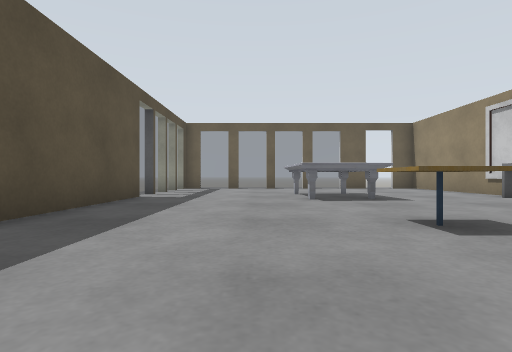
View 1 (above)

12 first-person views from a walk through a world built for the Gazebo simulator. The camera is 0.5 m above the floor, looks level and sees 80° across. Floor lines are 1 m apart. The floor is counted in squares, 1 m on a side. Each view is taken from the middle of a square. On the plan, view 1 faces up. The plan holds only what a view shows up to about 9 squares ahead; the rest is blank. Some surface patterns are stand-ins.

View 2
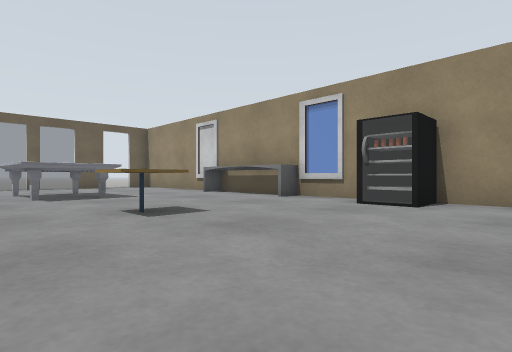

View 3
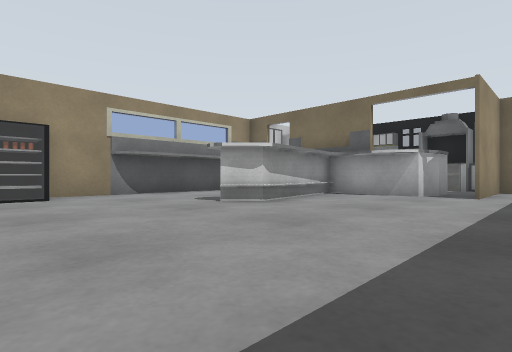

View 4
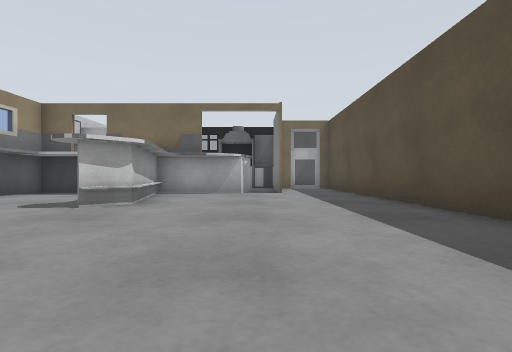

View 5
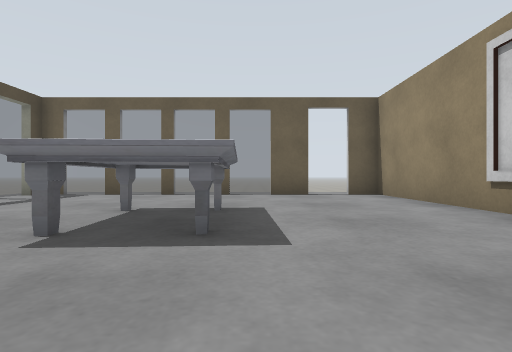

View 6
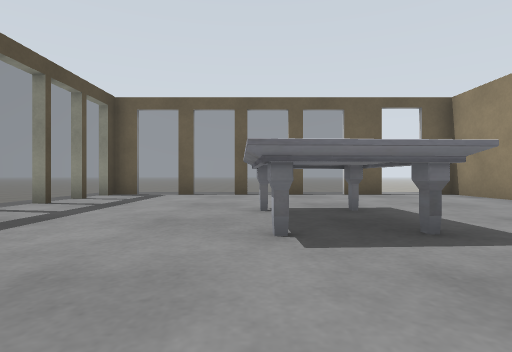

View 7
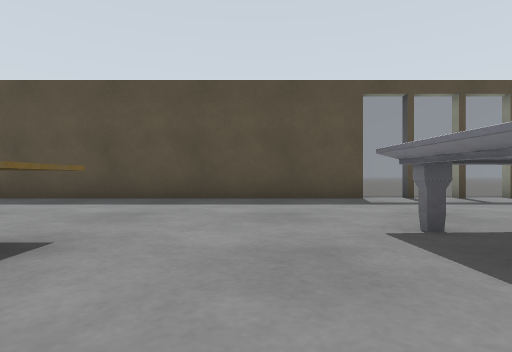

View 8
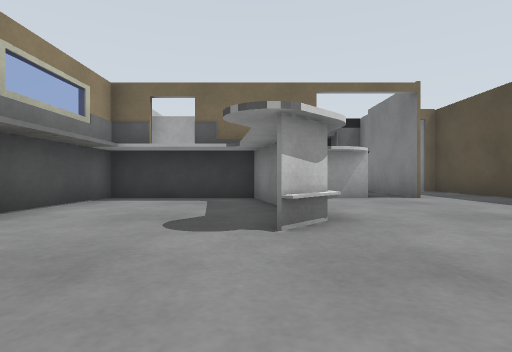

View 9
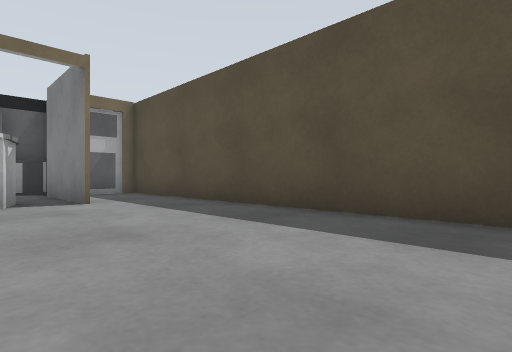

View 10
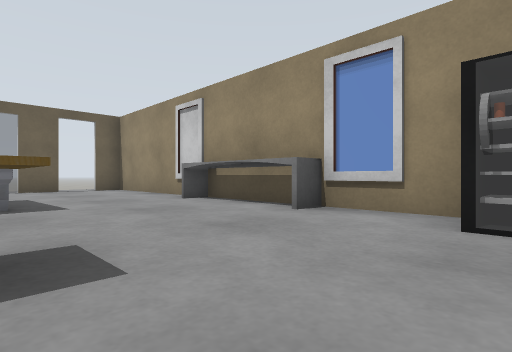

View 11
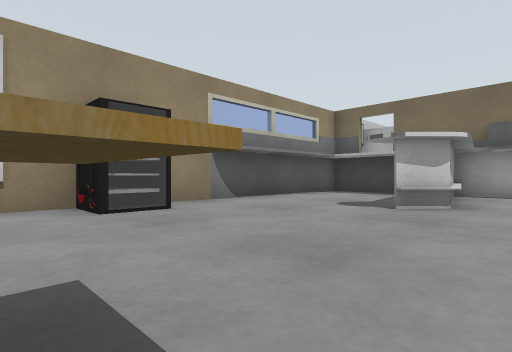

View 12
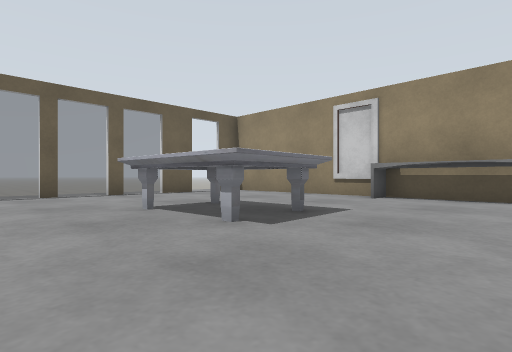

### Floor plan
Key: @ floor where view 1 was taken; # wall or solid block; . main floor; - floor 0.2 m lower than the main floor; = window, fence, low wall or low ledge; T marble table; C cafe table.
Columns run from 4 left of view 1 to 6 right of it. Each row starts with its distance up from view 1.
 13   ......
 12 -#=#==#=#.#
 11 -=........#
 10 -=........#
  9  =...TT...#
  8  =...TTT..#
  7  #...TTT..#
  6  #...T....#
  5  #........#
  4  #........#
  3  #....C...#
  2  #........#
  1  #.......=#
  0  #..@.....#
 -1  #........#
 -2  #....##..#
 -3  #....##..#
 -4  #....##..#
 -5  #.....####
 -6  #.#.######
 -7  #.###   ##
 -8  #.##    ##
 -9  ####
-10    ##
-11    ##

Positions as (right, up) in squares from view 1, and headings:
1: (0, 0), facing up
2: (0, -1), facing up-right
3: (-2, 2), facing down-right
4: (0, 3), facing down
5: (3, 4), facing up
6: (1, 4), facing up
7: (4, 5), facing left
8: (3, 1), facing down
9: (1, 0), facing down-left
10: (2, 1), facing up-right
11: (1, 3), facing down-right
12: (-1, 4), facing up-right
